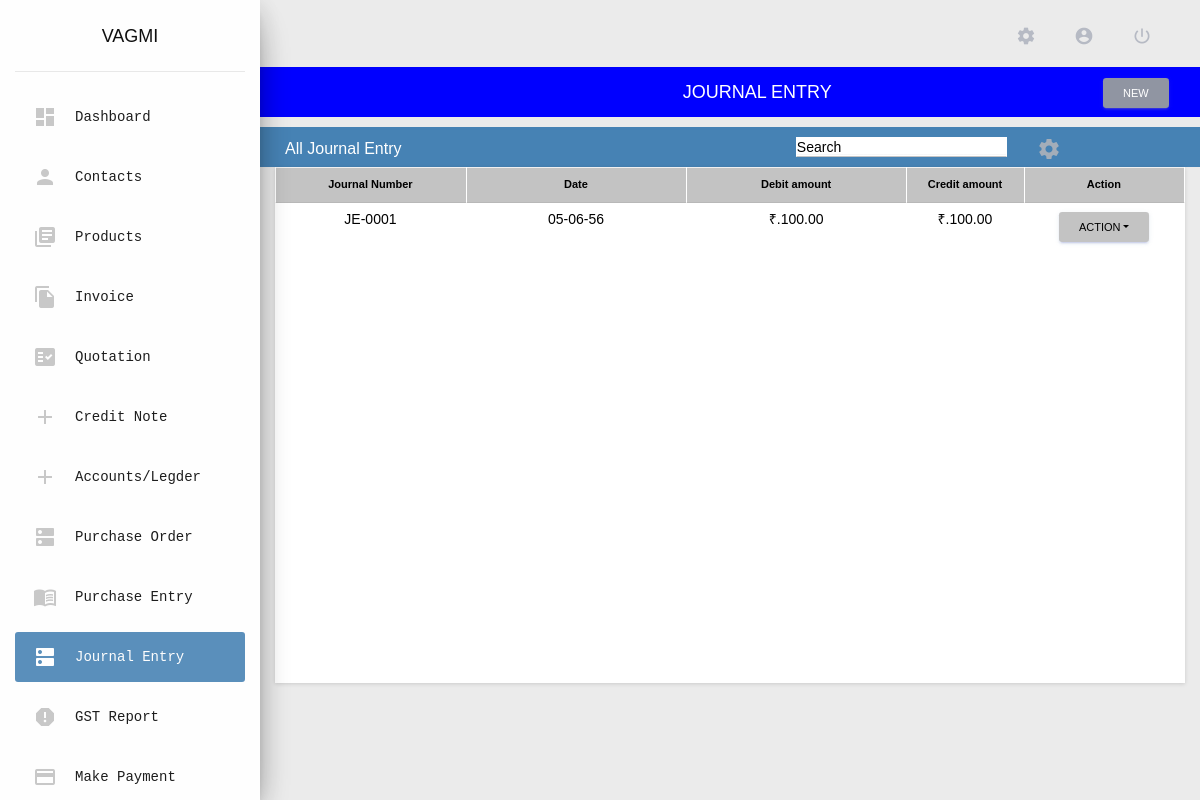
The page /journalentry/ (signed in) on the database as committed earlier.
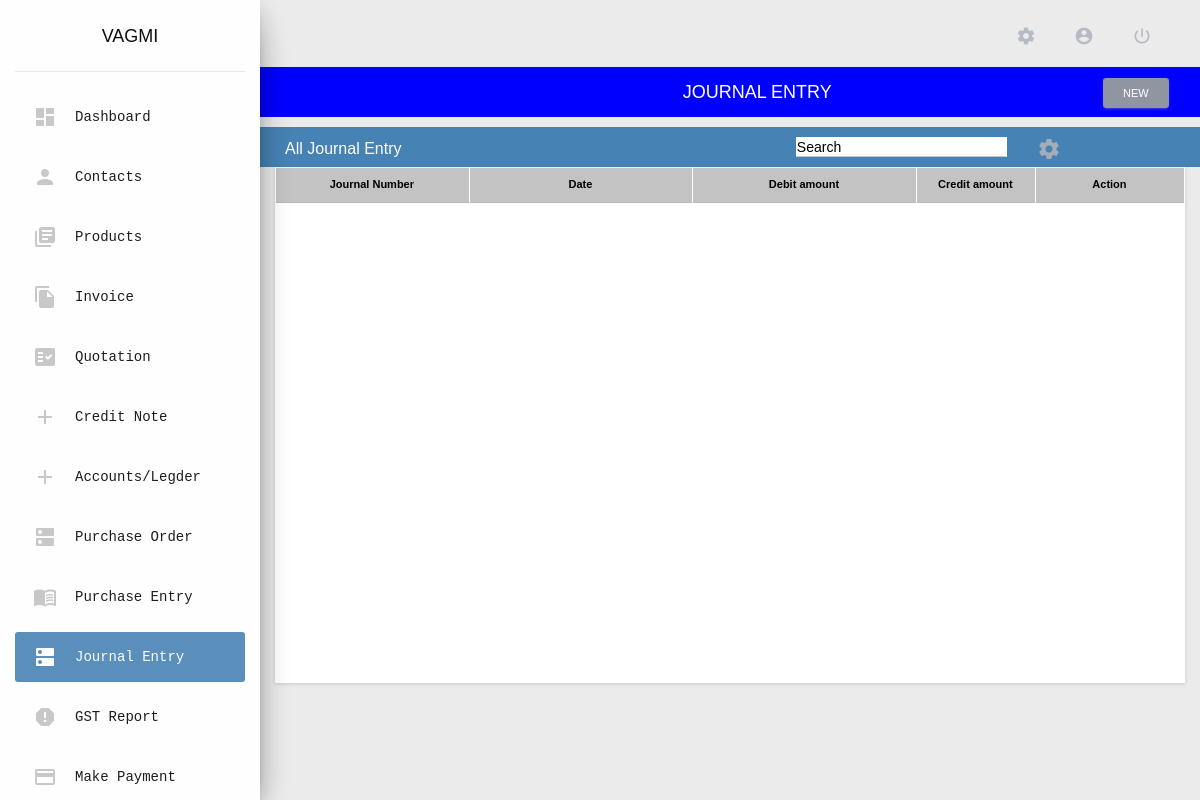
The same page on the database as committed later.
### app/models/journalentry_model.py (models this page shows, shortened)
class JournalEntry(models.Model):
    JOURNAL_TYPE = (
        ('off', 'off'),
        ('on', 'on'),
    )
    SAVE_TYPES = (
        (1, 'save_close'),
        (2, 'save_draft'),
        (3, 'save_downaload'),
    )
    user = models.ForeignKey(User, on_delete = models.CASCADE, db_index = True, null = True,)
    journalentry_number = models.CharField(
        max_length = 100,
        db_index = True,
        blank=True,
        null=True,
    )
    save_type = models.IntegerField(
        db_index = True,
        default = 1,
        choices = SAVE_TYPES,
    )
    journalentry_number_check = models.CharField(
        db_index = True,
        max_length=4,
        default = 'off',
        choices = JOURNAL_TYPE,
    )
    journalentry_date = models.DateField(
        auto_now=False,
        auto_now_add=False,
        db_index = True,
        blank= False,
        null= False,
    )
    journalentry_refrence = models.CharField(
        db_index = True,
        max_length=100,
        blank = True,
        null=True
    )
    Note = models.CharField(
        max_length = 400,
        blank = True,
        null = True,
        db_index = True,
    )
    attachements = models.FileField(
        upload_to = attachments_rename,
        db_index = True,
        blank = True,
        null = True,
    )
    total_amount_debit = models.CharField(
        max_length=20,
        db_index = True,
        blank = True,
        null = True,
    )
    total_amount_credit = models.CharField(
        max_length=20,
        db_index = True,
        blank = True,
        null = True,
    )
    journal_delete_status = models.IntegerField(
        db_index = True,
        default=0,
        blank = False,
        null = False,
    )
    class Meta:
        verbose_name_plural = 'journal_entry_tbl'

### app/views/journal_entry.py (the view)
# urls.py: path('journalentry/', never_cache(login_required(journal_entry.view_journalentry)), name = 'view_journalentry'),
def view_journalentry(request):
    template_name = 'app/app_files/journal_entry/base.html'
    data = defaultdict()
    data["view"] = ""
    data["contacts"] = {}
    data["active_link"] = 'Journal Entry'
    data["breadcrumb_title"] = 'JOURNAL ENTRY'
    data['type'] = 'view'
    data["css_files"] = []
    data["js_files"] = ['custom_files/js/customize_view.js']
    data["included_template"] = 'app/app_files/journal_entry/view_journal_entry.html'
    journalentry_var = journalentry_model.JournalEntry.objects.filter(user = request.user, journal_delete_status = 0)
    data['entry'] = journalentry_var
    return render(request,template_name,data)

### app/templatetags/common_filters.py (called while the page is built)
@register.simple_tag
def load_css_files(scripts = list()):
    html = []
    for script in scripts:
        html.append('<link rel="stylesheet" href="'+settings.STATIC_URL+script+'"/>')
    return safestring.mark_safe(''.join(html))

@register.simple_tag
def load_javascript_files(scripts = list()):
    html = []
    for script in scripts:
        html.append('<script src="'+settings.STATIC_URL+script+'"></script>')
    return safestring.mark_safe(''.join(html))

### app/templates/app/app_files/journal_entry/base.html
{% extends 'app/base/base.html' %}
{% load static %}
{% load common_filters %}
{% load pagination %}
{% block content %}
<div class="row custom-row" style="padding:10px; background: linear-gradient(60deg,#f5700c,#ff9800);">
     <div class="col-md-2" style = "margin-right: inherit;" >
        <b>All Journal Entry</b>
    </div>
    <div class="col-md-3">
        <input type="search" name="search" id="con_search" placeholder="Search" class="form-control" style="margin-left:410px;">
    </div>
    <div class="col-1">
        <span class="material-icons icons" data-toggle="modal" data-target="#CustomizeViewModel" style="color: rgba(190, 186, 186, 0.781); margin-left:410px;">settings</span>
    </div>
</div>
<div class="container">
    {% include included_template %}
</div>
{% endblock %}

### app/templates/app/app_files/journal_entry/view_journal_entry.html (shortened to what this page needs)
    <div class="row">
        <div class="col-lg-12">
            <div class="card">
                <div class="card-body">
                    <div class="table" id="customize_table">
                        <table class=" table-bordered" width="100%" cellspacing="0" id="journal_entry_view">
                            <thead  style="background-color: #EEEEEE; color:#000000; font-size:11px">
                                <th class="text-center customize_note" style="color:#000000; font-size:11px;width: 13%">Journal Number</th>
                                <th class="text-center customize_name" style="color:#000000; font-size:11px;width: 15%">Date</th>
                                <th class="text-center customize_reference" style="color:#000000; font-size:11px;width: 15%">Debit amount</th>
                                <th class="text-center customize_date" style="color:#000000; font-size:11px;width: 8%">Credit amount</th>
                                <th class="text-center" style="color:#000000; font-size:11px;width: 10%;">Action</th>
                            </thead>
                            <tbody>
                                {% for i in entry %}
                                    <tr>
                                        <td align="center" class="customize_note">
                                            {{i.journalentry_number|default_if_none:""}}
                                        </td>
                                        <td align="center" class="customize_reference">{{i.journalentry_date|date:"d-m-Y"}}</td>
                                        <td align="center" class="customize_reference">
                                            {% if i.total_amount_debit %}
                                            ₹.{{i.total_amount_debit|default_if_none:""}}
                                            {% else %}
                                            None
                                            {% endif %}
                                        </td>
                                        <td align="center" class="customize_date">
                                            {% if i.total_amount_credit %}
                                            ₹.{{i.total_amount_credit|default_if_none:""}}
                                            {% else %}
                                            None
                                            {% endif %}
                                        </td>
                                        <td class="text-center" align="center" >
                                            <div class="dropdown">
                                                <button class="btn btn-primary dropdown-toggle btn-sm" type="button" id="dropdownMenuButton" data-toggle="dropdown" aria-haspopup="true" aria-expanded="false" >Action</button>
                                            </div>
                                        </td>
                                    </tr>
                                {% endfor %}
                            </tbody>
                        </table>
                    </div>
                </div>
            </div>
        </div>
    </div>

Rows that differ between the two databases and show on the page:
removed JournalEntry: journalentry_number "JE-0001", journalentry_date "05-06-56", total_amount_debit "100.00", total_amount_credit "100.00"
